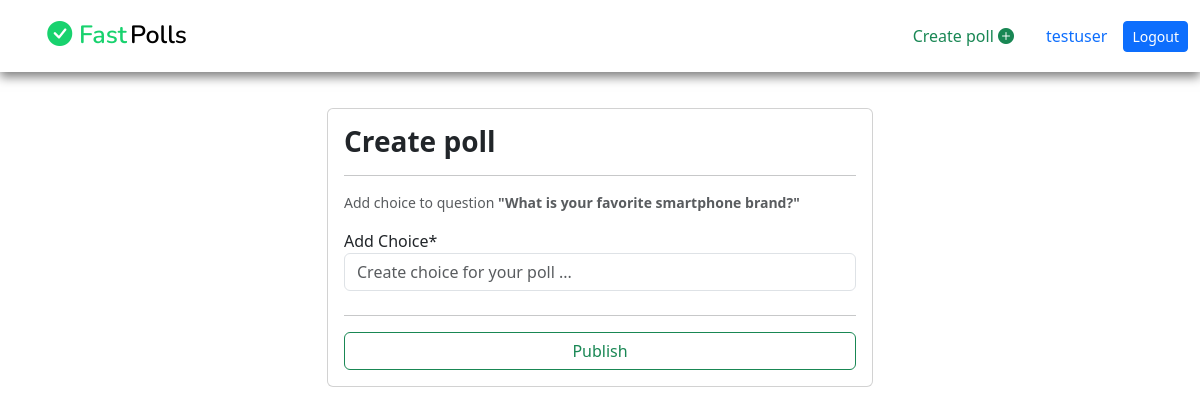
The app's page /polls/choices/a6b2c65f9b0946bc9f29/create-choices/ (signed in) with its own data.
### accounts/models.py (models this page shows, shortened)
class User(AbstractUser):
    id = models.CharField(max_length=25, primary_key=True, unique=True, editable=False)
    email = models.EmailField(unique=True)
    gender = models.CharField(max_length=7, blank=False)
    phone_no = models.CharField(max_length=14, blank=False)
    profile_pic = models.ImageField(upload_to='User-dps/', default='default.png')
    updated = models.DateTimeField(auto_now=True)
    REQUIRED_FIELDS = ['username']
    USERNAME_FIELD = 'email'
    class Meta:
        ordering = ['username']

### polls/models.py (models this page shows, shortened)
class Questions(models.Model):
    id = models.CharField(max_length=20, primary_key=True, unique=True, editable=False)
    author = models.ForeignKey(User, on_delete=models.CASCADE, editable=False)
    quiz = models.TextField(blank=False)
    category = models.CharField(max_length=15, blank=False)
    is_private = models.BooleanField(default=False)
    is_closed = models.BooleanField(default=False, editable=False)
    closing_dt = models.DateField(null=False, blank=False, db_column='Scheduled closing date-time')
    created = models.DateTimeField(auto_now_add=True)
    edited = models.DateTimeField(auto_now=True)
    class Meta:
        ordering = ['-created']
        verbose_name_plural = 'Questions'

class Choices(models.Model):
    id = models.CharField(max_length=20, primary_key=True, unique=True, editable=False)
    question = models.ForeignKey(Questions, on_delete=models.CASCADE, editable=False)
    choice = models.CharField(max_length=100, blank=False)
    total_votes = models.PositiveIntegerField(default=0, editable=False)
    created = models.DateTimeField(auto_now_add=True)
    edited = models.DateTimeField(auto_now=True)
    class Meta:
        ordering = ['total_votes']
        verbose_name_plural = 'Choices'

### polls/views.py (the view, shortened to what this page needs)
# urls.py: path('choices/<str:pk>/create-choices/', views.CreateNewChoicesView.as_view(), name='create-choices'),
@method_decorator(login_required, name='get')
class CreateNewChoicesView(View):
    form_class = CreateMultipleChoicesForm
    template_name = 'polls/create-choices.html'
    def get(self, request, pk, *args, **kwargs):
        quiz_obj = Questions.objects.get(id=pk)
        form = self.form_class()
        context = {'CreateNewChoicesForm': form, 'poll': quiz_obj}
        return render(request, self.template_name, context)

### polls/forms.py
class CreateMultipleChoicesForm(forms.ModelForm):
    choice = forms.CharField(
        widget=forms.TextInput(attrs={'type': 'text', 'placeholder': 'Create choice for your poll ...', 'class': 'mb-2'}),
        label='Add Choice',
    )
    class Meta:
        model = Choices
        fields = '__all__'

### polls/templates/polls/create-choices.html (shortened to what this page needs)
{% extends 'base.html' %}
{% load static %}
{% load crispy_forms_tags %}
{% block content %}
<main>
    <div class="container">
        <div class="row">
            <div class="col-md-6 offset-sm-3">
                <form action="" method="post" class="card card-body">
                    <h3 class="card-title fw-bold mb-0">Create poll</h3>
                    <hr>
                    <p class="small text-muted">Add choice to question <b class="fw-bold">"{{ poll.quiz }}"</b></p>
                    {{ CreateNewChoicesForm|crispy }}
                    <hr>
                    <div class="d-grid gap-2">
                        <button type="submit" class="btn btn-outline-success">Publish</button>
                    </div>
                </form>
            </div>
        </div>
    </div>
</main>
{% endblock %}

### templates/base.html (shortened to what this page needs)
    {% load static %}
    <link href="https://cdn.jsdelivr.net/npm/bootstrap@5.3.0/dist/css/bootstrap.min.css" rel="stylesheet">
    <link rel="stylesheet" href="https://cdn.jsdelivr.net/npm/bootstrap-icons@1.10.5/font/bootstrap-icons.css">
    <link rel="stylesheet" href="{% static 'css/styles.css' %}">
    <nav class="navbar navbar-expand-lg">
        <div class="container-fluid">
            <a class="navbar-brand" href="{% url 'homepage' %}"><i class="bi-check-circle-fill"></i> <span id="fast">Fast</span> Polls</a>
            <div class="collapse navbar-collapse nav justify-content-center" id="navbarText">
                <span class="navbar-text">
                    <a class="nav-link text-success" href="{% url 'create-polls' %}">Create poll <i class="bi-plus-circle-fill"></i></a>
                </span>
                {% if user.is_authenticated %}
                <span class="navbar-text">
                    <a href="{% url 'profile' %}" class="nav-link text-primary">{{ request.user.username }}</a>
                </span>
                <span class="navbar-text">
                    <a href="{% url 'logout_user' %}" class="btn btn-primary btn-sm">Logout</a>
                </span>
                {% endif %}
            </div>
        </div>
    </nav>
    {% block content %}
    {% endblock %}

### static/css/styles.css (style rules this page uses)
* { box-sizing: border-box; }
a { text-decoration: none; }
.navbar { box-shadow: 0 5px 10px rgba(0, 0, 0, 0.5); }
.navbar .container-fluid .navbar-brand { font-family: 'Nunito', sans-serif; font-size: 25px; font-weight: 600; margin-left: 3%; }
.navbar .container-fluid .navbar-brand i { color: #18d26e; }
.navbar .container-fluid .navbar-brand #fast { color: #18d26e; margin-right: -2.4%; }
.navbar .container-fluid .btn { color: #fff; }
main { margin-top: 3%; margin-bottom: 3%; }

### records on screen
User: user.username "testuser"
Questions: quiz "What is your favorite smartphone brand?"
